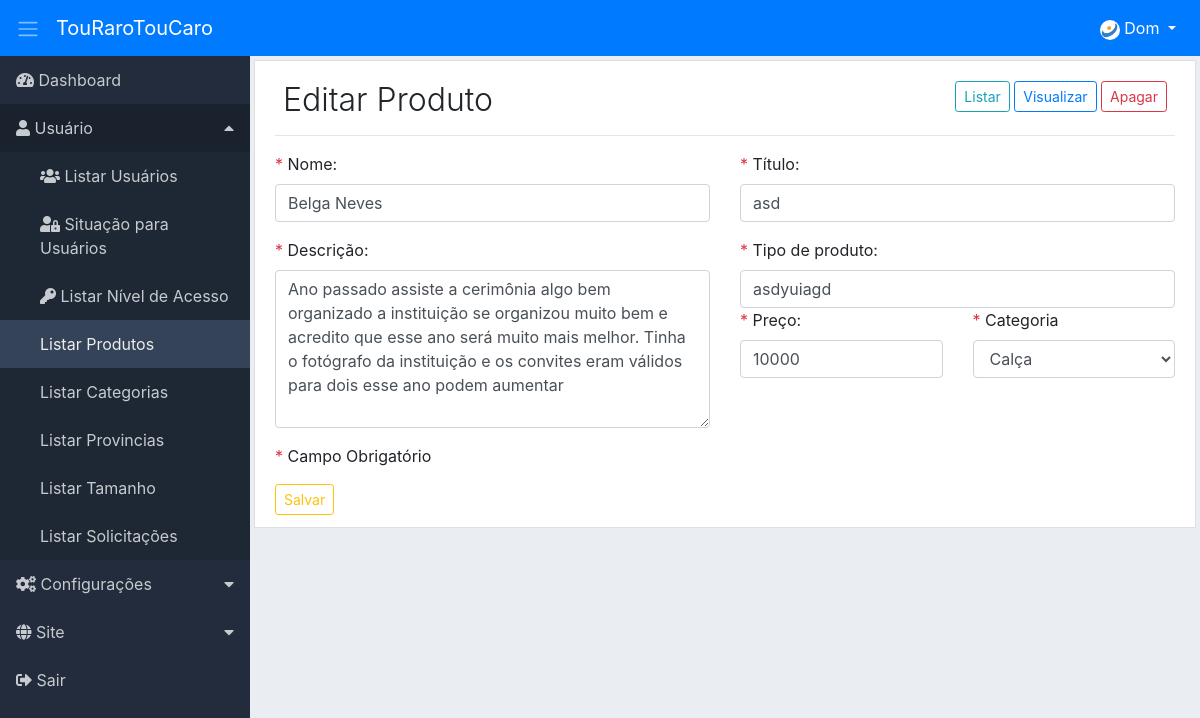
Page /adm/edit-product/index/9 (signed in) on the earlier database version.
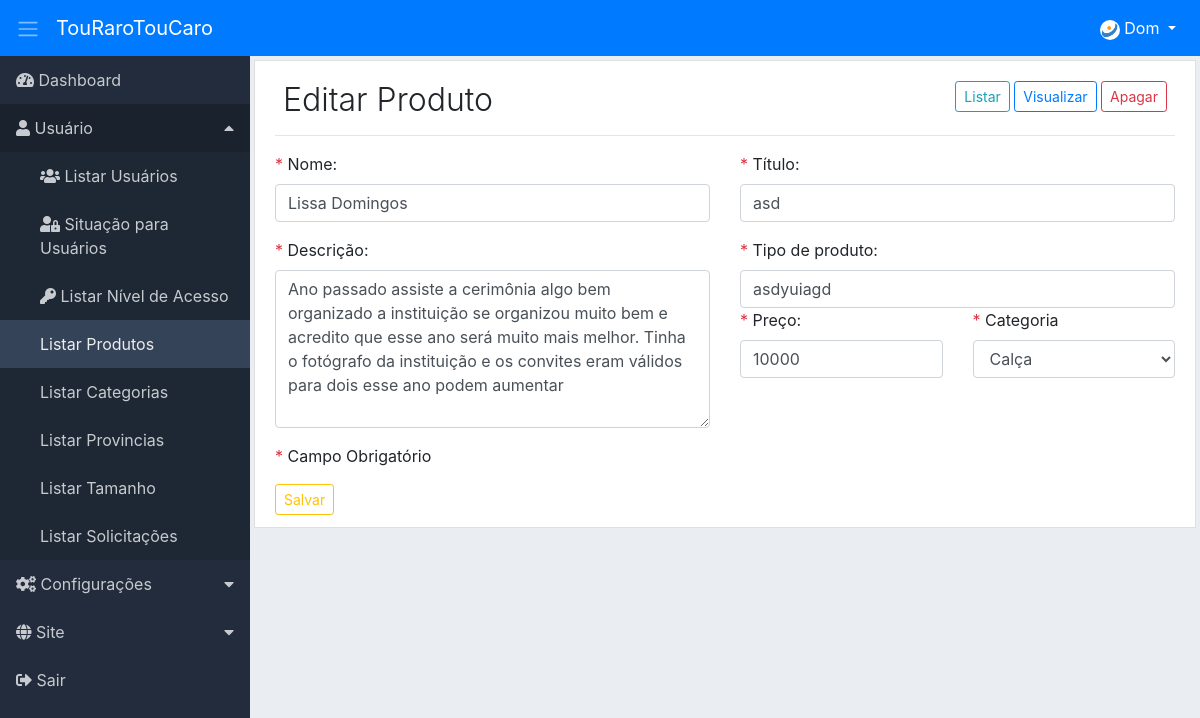
Same page on the later database version.
### tables this page shows
CREATE TABLE IF NOT EXISTS `sts_products` (
  `id` int NOT NULL AUTO_INCREMENT,
  `product_id` varchar(20) NOT NULL,
  `name` varchar(50) NOT NULL,
  `title` varchar(50) NOT NULL,
  `description` text NOT NULL,
  `type` varchar(50) NOT NULL,
  `price` double NOT NULL,
  `sts_categories_id` int NOT NULL,
  `sts_view_id` int NOT NULL,
  `image` varchar(250) DEFAULT NULL,
  `created` datetime NOT NULL,
  `modified` datetime DEFAULT NULL,
  PRIMARY KEY (`id`)
);

### adm/core/ConfigController.php (called while the page is built, shortened)
<?php
class ConfigController extends Config
{
    private string $urlController;
    private string $urlMetodo;
    private string $urlParamentro;
    private array $format;
    public function __construct() {
        if (!empty(filter_input(INPUT_GET, 'url', FILTER_DEFAULT))) {
            $this->url = filter_input(INPUT_GET, 'url', FILTER_DEFAULT);
            $this->url = $this->limparUrl($this->url);
            $this->urlConjunto = explode("/", $this->url);
            if (isset($this->urlConjunto[0])) {
                $this->urlController = $this->slugController($this->urlConjunto[0]);
            } else {
                $this->urlController = $this->slugController(CONTROLLER);
            }
            if (isset($this->urlConjunto[1])) {
                $this->urlMetodo = $this->slugMetodo($this->urlConjunto[1]);
            } else {
                $this->urlController = $this->slugController(CONTROLLER);
                $this->urlMetodo = $this->slugMetodo(METODO);
            }
            if (isset($this->urlConjunto[2])) {
                $this->urlParamentro = $this->urlConjunto[2];
            } else {
                $this->urlParamentro = "";
            }
        } else {
            $this->urlController = $this->slugController(CONTROLLER);
            $this->urlMetodo = $this->slugMetodo(METODO);
            $this->urlParamentro = "";
        }
    }
    private function slugController($slugController) {
        $this->slugController = strtolower($slugController);
        $this->slugController = str_replace("-", " ", $this->slugController);
        $this->slugController = ucwords($this->slugController);
        $this->slugController = str_replace(" ", "", $this->slugController);
        return $this->slugController;
    }
    private function slugMetodo($slugMetodo) {
        $this->slugMetodo = $this->slugController($slugMetodo);
        $this->slugMetodo = lcfirst($this->slugMetodo);
        return $this->slugMetodo;
    }
    private function limparUrl($url) {
        $this->urlLimpa = strip_tags($url);
        $this->urlLimpa = trim($this->urlLimpa);
        $this->urlLimpa = rtrim($this->urlLimpa, "/");
        $this->format['a'] = 'ÀÁÂÃÄÅÆÇÈÉÊËÌÍÎÏÐÑÒÓÔÕÖØÙÚÛÜüÝÞßàáâãäåæçèéêëìíîïðñòóôõöøùúûýýþÿRr"!@#$%&*()_-+={[}]?;:.,\\\'<>°ºª ';
        $this->format['b'] = 'aaaaaaaceeeeiiiidnoooooouuuuuybsaaaaaaaceeeeiiiidnoooooouuuyybyRr--------------------------------';
        $this->urlLimpa = strtr(mb_convert_encoding($this->urlLimpa,'ISO-8859-1', 'UTF-8'), mb_convert_encoding($this->format['a'],'ISO-8859-1', 'UTF-8'), $this->format['b']);
        return $this->urlLimpa;
    }
    public function carregar() {
        $carregarPgAdm = new \Core\CarregarPgAdmLevel();
        $carregarPgAdm->carregarPg( $this->urlController, $this->urlMetodo, $this->urlParamentro);
    }
}

### adm/index.php (called while the page is built, shortened)
<?php
$url = new Home();
$url->carregar();

### adm/app/adms/Models/helper/AdmsRead.php (called while the page is built, shortened)
<?php
class AdmsRead extends AdmsConn
{
    private string $select;
    private array $values = [];
    private object $query;
    public function fullRead($query, $parseString = null) {
        $this->select = $query;
        if (!empty($parseString)) {
            parse_str($parseString, $this->values);
        }
        $this->exeIntruction();
    }
    private function exeIntruction() {
        $this->connection();
        try {
            $this->exeParameter();
            $this->query->execute();
            $this->result = $this->query->fetchAll();
        } catch (Exception $ex) {
            $this->result = null;
        }
    }
    private function connection() {
        $this->conn = $this->connect();
        $this->query = $this->conn->prepare($this->select);
        $this->query->setFetchMode(PDO::FETCH_ASSOC);
    }
    private function exeParameter() {
        if ($this->values) {
            foreach ($this->values as $link => $value) {
                if ($link == 'limit' || $link == 'offset') {
                    $value = (int) $value;
                }
                $this->query->bindValue(":{$link}", $value, (is_int($value) ? PDO::PARAM_INT : PDO::PARAM_STR));
            }
        }
    }
}

### adm/app/adms/Models/helper/AdmsConn.php (called while the page is built, shortened)
<?php
class AdmsConn
{
    private string $db = "mysql";
    private string $host = HOST;
    private string $user = USER;
    private string $pass = PASS;
    private string $dbname = DBNAME;
    private int $port = PORT;
    protected function connect() {
        try {
            $this->connect = new PDO($this->db . ':host=' . $this->host . ';port=' . $this->port . ';dbname=' . $this->dbname, $this->user, $this->pass);
            return $this->connect;
        } catch (Exception $ex) {
            die("Erro: Por favor tente novamente. Caso o problema persista, entre em contato o administrador " . EMAILADM . "!<br>");
        }
    }
}

### adm/app/adms/Models/AdmsEditProduct.php (called while the page is built, shortened)
<?php
class AdmsEditProduct
{
    public function viewProduct($id) {
        $this->id = (int) $id;
        $viewProduct = new \App\adms\Models\helper\AdmsRead();
        $viewProduct->fullRead("SELECT prd.id, prd.name, description, type, title, price, sts_categories_id,
        cat.name AS category
                FROM sts_products prd
                INNER JOIN sts_categories cat ON cat.id=prd.sts_categories_id
                WHERE prd.id=:id
                LIMIT :limit", "id={$this->id}&limit=1");
    }
 public function listCategories() {
        $list = new \App\adms\Models\helper\AdmsRead();
        $list->fullRead("SELECT id, name FROM sts_categories ORDER BY name ASC");
        $registry['sit'] = $list->getResult();
        return $registry['sit'];
    }
}

### adm/app/adms/Views/products/editProduct.php (the view, shortened to what the changed rows need)
<?php
if (isset($this->dados['form'])) {
    $valorForm = $this->dados['form'];
}
if (isset($this->dados['form'][0])) {
    $valorForm = $this->dados['form'][0];
}
?>
<div class="content p-1">
    <div class="list-group-item">
        <div class="d-flex">
            <div class="mr-auto p-2">
                <h2 class="display-4 title">Editar Produto</h2>
            </div>
            <?php
            if (!empty($valorForm)) {
                extract($valorForm);
                ?>
            <div class="p-2">
                <span class="d-none d-lg-block">
                    <?php
                        if ($this->dados['button']['list_product']) {
                            echo "<a href='" . URLADM . "list-products/index' class='btn btn-outline-info btn-sm'>Listar</a> ";
                        }
                        if ($this->dados['button']['view_product']) {
                            echo "<a href='" . URLADM . "view-product/index/$id' class='btn btn-outline-primary btn-sm'>Visualizar</a> ";
                        }
                        if ($this->dados['button']['delete_product']) {
                            echo "<a href='" . URLADM . "delete-product/index/$id' class='btn btn-outline-danger btn-sm' data-confirm='Excluir'>Apagar</a> ";
                        }
                        ?>
                </span>
            </div>
            <?php } ?>
        </div>
        <hr class="hr-title">
        <form id="form_color" method="POST" action="">
            <div class="row form-group">
                <div class="col-12 col-md-6">
                    <label for="name"><span class="text-danger">*</span> Nome:</label>
                    <input name="name" type="text" class="form-control" id="name" placeholder="Nome do produto" value="<?php
                if (isset($valorForm['name'])) {
                    echo $valorForm['name'];
                }
                ?>" required autofocus>
                </div>
                <div class="col-12 col-md-6">
                    <label for="title"><span class="text-danger">*</span> Título:</label>
                    <input name="title" type="text" class="form-control" id="title" placeholder="Título do produto"
                        value="<?php
                if (isset($valorForm['title'])) {
                    echo $valorForm['title'];
                }
                ?>" required autofocus>
                </div>
            </div>
            <div class="row form-group">
                <div class="col-12 col-md-6">
                <label for="description"><span class="text-danger">*</span> Descrição:</label>
                    <textarea id="msg" name="description"class="form-control" id="description" rows="6" cols="60" placeholder="Digite a descrição do produto"><?php
                if (isset($valorForm['description'])) {
                    echo $valorForm['description'];
                }?></textarea>
            </div>
                <div class="col-12 col-md-6">
                    <label for="type"><span class="text-danger">*</span> Tipo de produto:</label>
                    <input name="type" type="text" class="form-control" id="type" placeholder="Tipo do produto"
                        value="<?php
                if (isset($valorForm['type'])) {
                    echo $valorForm['type'];
                }
                ?>" required autofocus>
                <div class="row form-group">
                <div class="col-12 col-md-6">
                    <label for="price"><span class="text-danger">*</span> Preço:</label>
                    <input name="price" type="text" class="form-control" id="price" placeholder="Preço do  producto  "
                        value="<?php
                if (isset($valorForm['price'])) {
                    echo $valorForm['price'];
                }
                ?>" required>
                </div>
                <div class="col-12 col-md-6">
                    <label for="ca_id"><span class="text-danger">*</span> Categoria</label>
                    <select name="sts_categories_id" id="sts_categories_id" class="form-control">
                        <?php
                        foreach ($this->dados['categories'] as $sit) {
                            extract($sit);
                            if ((isset($valorForm['sts_categories_id'])) AND $valorForm['sts_categories_id'] == $id) {
                                echo "<option value='$id' selected>$name</option>";
                            } else {
                                echo "<option value='$id'>$name</option>";
                            }
                        }
                        ?>
                    </select>
                </div>
            </div>
                </div>
            </div>
            <p>
                <span class="text-danger">*</span> Campo Obrigatório
            </p>
            <input name="EditProduct" type="submit" class="btn btn-outline-warning btn-sm" value="Salvar">
        </form>
    </div>
</div>

Differences in the rows shown:
changed sts_products "asd": name "Belga Neves" → "Lissa Domingos"
